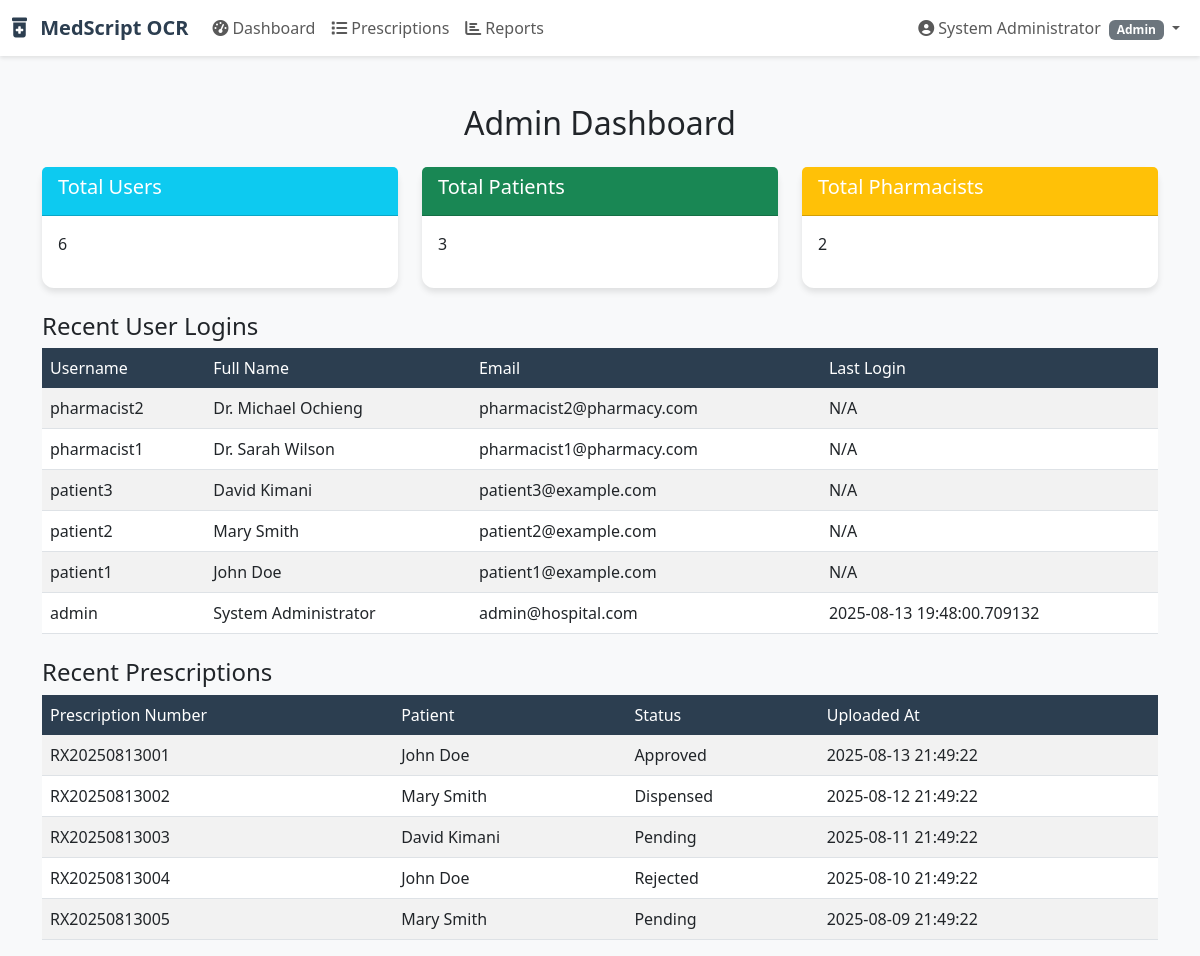
The page /dashboard (signed in) on the database as committed earlier.
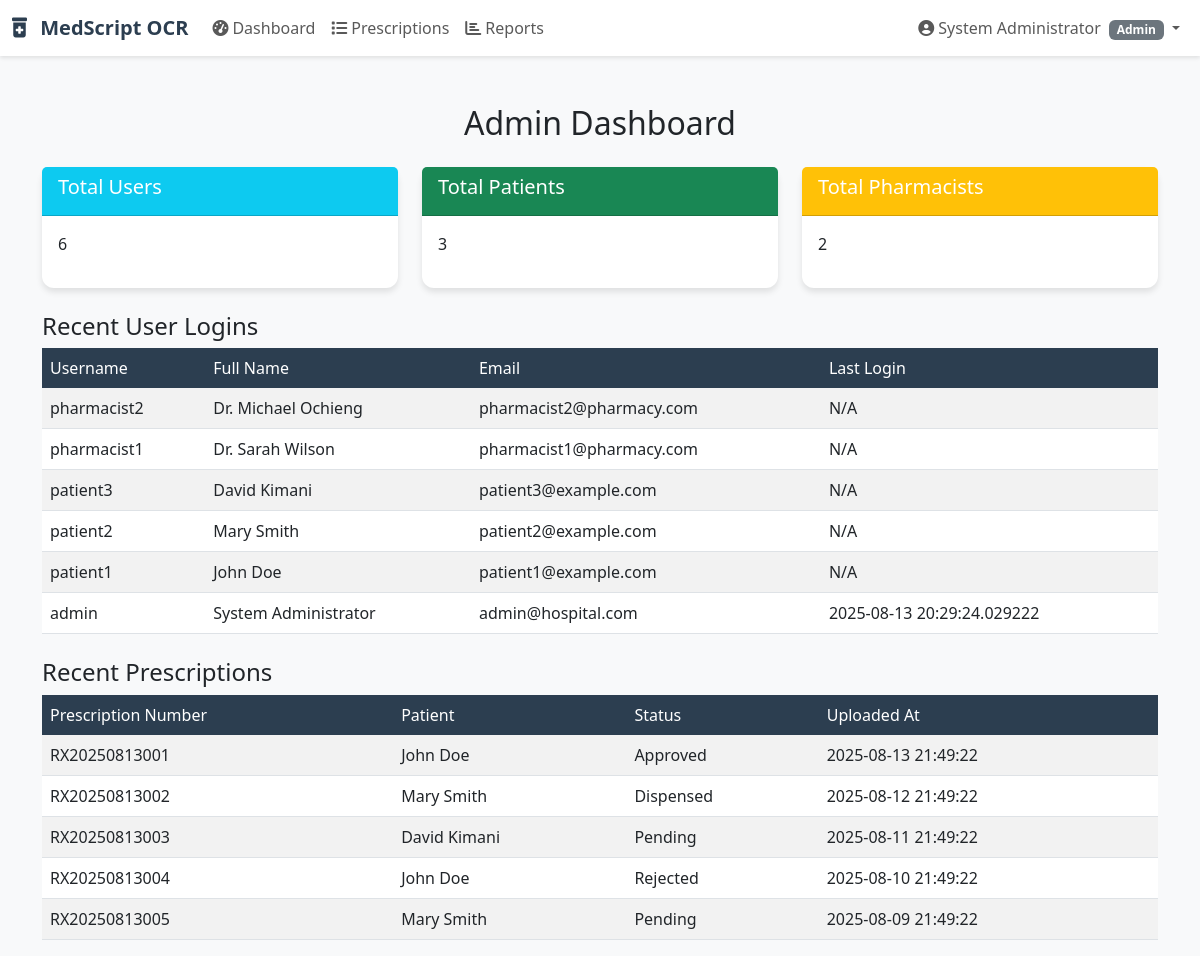
The same page on the database as committed later.
### app.py (models this page shows, shortened)
class User(UserMixin, db.Model):
    __tablename__ = 'users'
    id = db.Column(db.Integer, primary_key=True)
    username = db.Column(db.String(80), unique=True, nullable=False, index=True)
    email = db.Column(db.String(120), unique=True, nullable=False, index=True)
    password_hash = db.Column(db.String(255), nullable=False)
    role = db.Column(db.Enum(UserRole), nullable=False, default=UserRole.PATIENT)
    first_name = db.Column(db.String(50), nullable=False)
    last_name = db.Column(db.String(50), nullable=False)
    phone_number = db.Column(db.String(20))
    date_of_birth = db.Column(db.Date)
    patient_id = db.Column(db.String(20), unique=True, index=True)  # Hospital ID
    insurance_number = db.Column(db.String(50))
    emergency_contact = db.Column(db.String(100))
    license_number = db.Column(db.String(50), unique=True)
    pharmacy_name = db.Column(db.String(100))
    pharmacy_address = db.Column(db.Text)
    created_at = db.Column(db.DateTime, default=datetime.utcnow)
    last_login = db.Column(db.DateTime)
    is_active = db.Column(db.Boolean, default=True)
    email_verified = db.Column(db.Boolean, default=False)
    prescriptions = db.relationship('Prescription', backref='patient', lazy=True,
                                  foreign_keys='Prescription.patient_id')
    approved_prescriptions = db.relationship('Prescription', backref='pharmacist', lazy=True,
                                           foreign_keys='Prescription.pharmacist_id')
    def get_full_name(self):
        return f"{self.first_name} {self.last_name}"
    def is_patient(self):
        return self.role == UserRole.PATIENT
    def is_pharmacist(self):
        return self.role == UserRole.PHARMACIST
    def is_admin(self):
        return self.role == UserRole.ADMIN

### app.py (the view, shortened to what this page needs)
@app.route('/dashboard')
@login_required
def dashboard():
    if current_user.is_patient():
        prescriptions = Prescription.query.filter_by(patient_id=current_user.id)\
                                        .order_by(Prescription.uploaded_at.desc())\
                                        .limit(10).all()
        stats = {
            'total_prescriptions': Prescription.query.filter_by(patient_id=current_user.id).count(),
            'pending': Prescription.query.filter_by(patient_id=current_user.id,
                                                   status=PrescriptionStatus.PENDING).count(),
            'approved': Prescription.query.filter_by(patient_id=current_user.id,
                                                    status=PrescriptionStatus.APPROVED).count(),
            'dispensed': Prescription.query.filter_by(patient_id=current_user.id,
                                                     status=PrescriptionStatus.DISPENSED).count()
        }
        return render_template('patient_dashboard.html',
                             prescriptions=prescriptions, stats=stats)
    else:
        recent_users = User.query.order_by(User.created_at.desc()).limit(10).all()
        recent_prescriptions = Prescription.query.order_by(Prescription.uploaded_at.desc()).limit(10).all()
        stats = {
            'total_users': User.query.count(),
            'total_patients': User.query.filter_by(role=UserRole.PATIENT).count(),
            'total_pharmacists': User.query.filter_by(role=UserRole.PHARMACIST).count(),
            'total_prescriptions': Prescription.query.count(),
            'pending_prescriptions': Prescription.query.filter_by(status=PrescriptionStatus.PENDING).count()
        }
        return render_template('admin_dashboard.html',
                             recent_users=recent_users,
                             recent_prescriptions=recent_prescriptions,
                             stats=stats)

### app.py (called while the page is built)
@login_manager.user_loader
def load_user(user_id):
    return User.query.get(int(user_id))

### templates/admin_dashboard.html (shortened to what this page needs)
{% extends "base.html" %}
{% block content %}
<div class="container mt-5">
    <h2 class="text-center">Admin Dashboard</h2>
    <div class="row mt-4">
        <div class="col-md-4">
            <div class="card">
                <div class="card-header bg-info text-white">
                    <h5>Total Users</h5>
                </div>
                <div class="card-body">
                    <p>{{ stats['total_users'] }}</p>
                </div>
            </div>
        </div>
        <div class="col-md-4">
            <div class="card">
                <div class="card-header bg-success text-white">
                    <h5>Total Patients</h5>
                </div>
                <div class="card-body">
                    <p>{{ stats['total_patients'] }}</p>
                </div>
            </div>
        </div>
        <div class="col-md-4">
            <div class="card">
                <div class="card-header bg-warning text-white">
                    <h5>Total Pharmacists</h5>
                </div>
                <div class="card-body">
                    <p>{{ stats['total_pharmacists'] }}</p>
                </div>
            </div>
        </div>
    </div>
    <h4 class="mt-4">Recent User Logins</h4>
    <table class="table table-striped mt-2">
        <thead>
            <tr>
                <th scope="col">Username</th>
                <th scope="col">Full Name</th>
                <th scope="col">Email</th>
                <th scope="col">Last Login</th>
            </tr>
        </thead>
        <tbody>
            {% for user in recent_users %}
            <tr>
                <td>{{ user.username }}</td>
                <td>{{ user.get_full_name() }}</td>
                <td>{{ user.email }}</td>
                <td>{{ user.last_login if user.last_login else 'N/A' }}</td>
            </tr>
            {% else %}
            <tr>
                <td colspan="4">No recent logins found</td>
            </tr>
            {% endfor %}
        </tbody>
    </table>
    <h4 class="mt-4">Recent Prescriptions</h4>
    <table class="table table-striped mt-2">
        <thead>
            <tr>
                <th scope="col">Prescription Number</th>
                <th scope="col">Patient</th>
                <th scope="col">Status</th>
                <th scope="col">Uploaded At</th>
            </tr>
        </thead>
        <tbody>
            {% for prescription in recent_prescriptions %}
            <tr>
                <td>{{ prescription.prescription_number }}</td>
                <td>{{ prescription.patient.get_full_name() }}</td>
                <td>{{ prescription.status.value.capitalize() }}</td>
                <td>{{ prescription.uploaded_at.strftime('%Y-%m-%d %H:%M:%S') }}</td>
            </tr>
            {% else %}
            <tr>
                <td colspan="4">No recent prescriptions found</td>
            </tr>
            {% endfor %}
        </tbody>
    </table>
</div>
{% endblock %}

### templates/base.html (shortened to what this page needs)
<!DOCTYPE html>
<html lang="en">
<head>
    <link href="https://cdnjs.cloudflare.com/ajax/libs/bootstrap/5.3.0/css/bootstrap.min.css" rel="stylesheet">
    <link href="https://cdnjs.cloudflare.com/ajax/libs/font-awesome/6.4.0/css/all.min.css" rel="stylesheet">
</head>
<body>
    <nav class="navbar navbar-expand-lg navbar-light bg-white">
        <div class="container-fluid">
            <a class="navbar-brand" href="{{ url_for('dashboard') }}">
                <i class="fas fa-prescription-bottle-alt me-2"></i>
                MedScript OCR
            </a>
            <div class="collapse navbar-collapse" id="navbarNav">
                <ul class="navbar-nav me-auto">
                    {% if current_user.is_authenticated %}
                        <li class="nav-item">
                            <a class="nav-link" href="{{ url_for('dashboard') }}">
                                <i class="fas fa-tachometer-alt me-1"></i>Dashboard
                            </a>
                        </li>
                        <li class="nav-item">
                            <a class="nav-link" href="{{ url_for('list_prescriptions') }}">
                                <i class="fas fa-list me-1"></i>Prescriptions
                            </a>
                        </li>
                        {% if current_user.is_pharmacist() or current_user.is_admin() %}
                            <li class="nav-item">
                                <a class="nav-link" href="{{ url_for('reports') }}">
                                    <i class="fas fa-chart-bar me-1"></i>Reports
                                </a>
                            </li>
                        {% endif %}
                    {% endif %}
                </ul>
                <ul class="navbar-nav">
                    {% if current_user.is_authenticated %}
                        <li class="nav-item dropdown">
                            <a class="nav-link dropdown-toggle" href="#" id="navbarDropdown" role="button" data-bs-toggle="dropdown">
                                <i class="fas fa-user-circle me-1"></i>{{ current_user.get_full_name() }}
                                <span class="badge bg-secondary ms-1">{{ current_user.role.value.title() }}</span>
                            </a>
                        </li>
                    {% endif %}
                </ul>
            </div>
        </div>
    </nav>
    {% block content %}{% endblock %}
</body>
</html>

Rows that differ between the two databases and show on the page:
changed User "admin": last_login "2025-08-13 19:48:00.709132" → "2025-08-13 20:29:24.029222"
